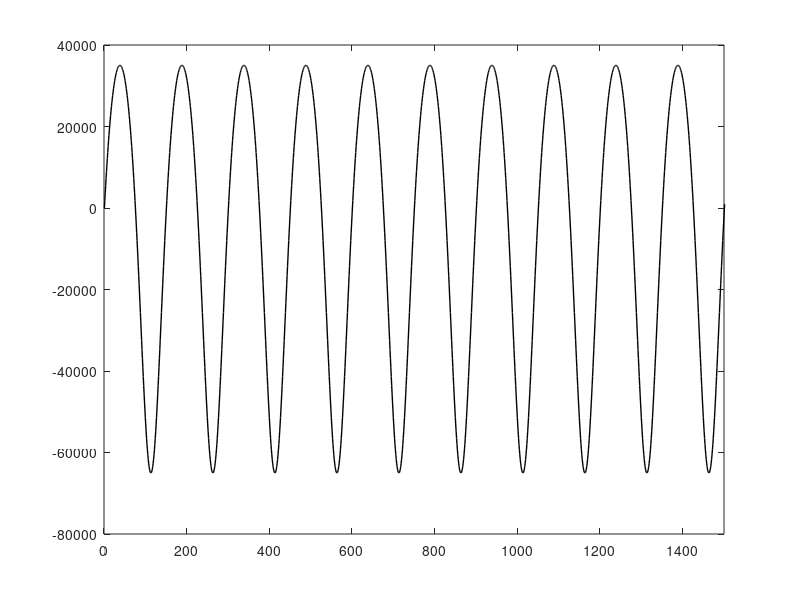

This chart was generated by the following MATLAB code: (Note: this script raises an error after producing the figure.)
clear;clc;close all;
%%
srate          = 2.4e6; % sampling rate
flms        = 16e3; % the fundemental frequency determined by flux ramp modulation.
n_harmonics = 6; % use n_harmonics to approximate modulated fres.
delay       = 0; % defined by system delay (filter, cryo, etc.) 
mu        = 1e-2; % user defined closed-loop gain
%
lambda = 0.3;
n      = 0:2^14-1;
tn      = n/srate;
fpp = 100e3; % Yu,2022, P5
% D_squid  = lambda*sin(2*pi*(flms/srate)*n)./(1 + lambda*sin(2*pi*(flms/srate)*n));
D_squid  = lambda*sin(2*pi*flms*tn)./(1 + lambda*sin(2*pi*flms*tn));
B = fpp./(max(D_squid)-min(D_squid));
f_squid = B*D_squid;

figure(1),clf
plot(f_squid,'k-','linew',1)
xlim([0 1500])
%%
% LMS filter
M = 2*n_harmonics+1;
alpha = zeros(M,1);
y = zeros(1,numel(n));


for i = 0:numel(n)-1
    idx = i+1; % array index
%     s_i = [sin(2*pi*flms/srate*i),cos(2*pi*flms/srate*i),...
%         sin(2*pi*flms*2/srate*i),cos(2*pi*flms*2/srate*i),...
%         sin(2*pi*flms*3/srate*i),cos(2*pi*flms*3/srate*i),1];
    s_i = harmonics_gen(n_harmonics,flms,srate,i);
    y(idx) = dot(alpha,s_i);
    e_i = D_squid(idx) - y(idx);
    alpha = alpha + mu*e_i*s_i';   
end
%%
err = D_squid-y;
err_rms = rms(err(2000:end));
err_mean = mean(err(2000:end));
figure(2),clf
subplot(211)
hold on
plot(D_squid,'k-','linew',1)
plot(y,'b.-','linew',1)
xlim([0 1500])
subplot(212)
plot(D_squid-y,'r-','linew',1)
%
